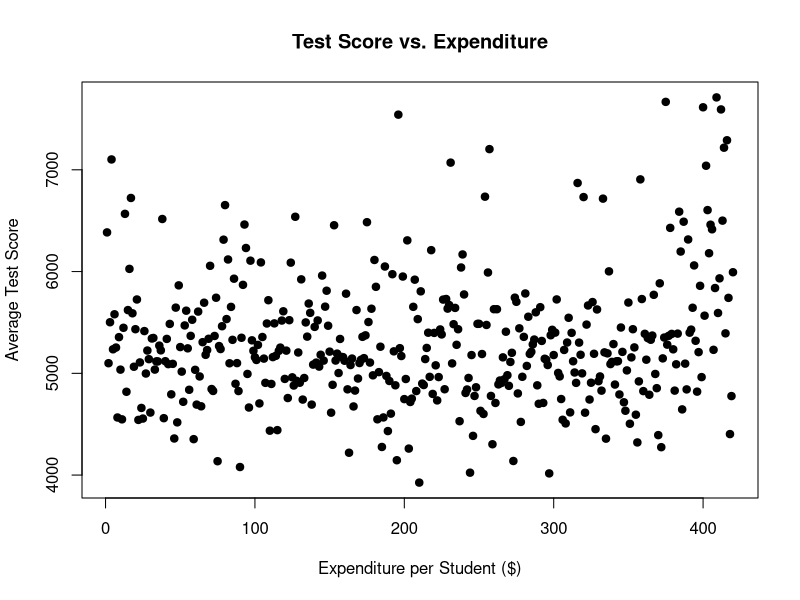
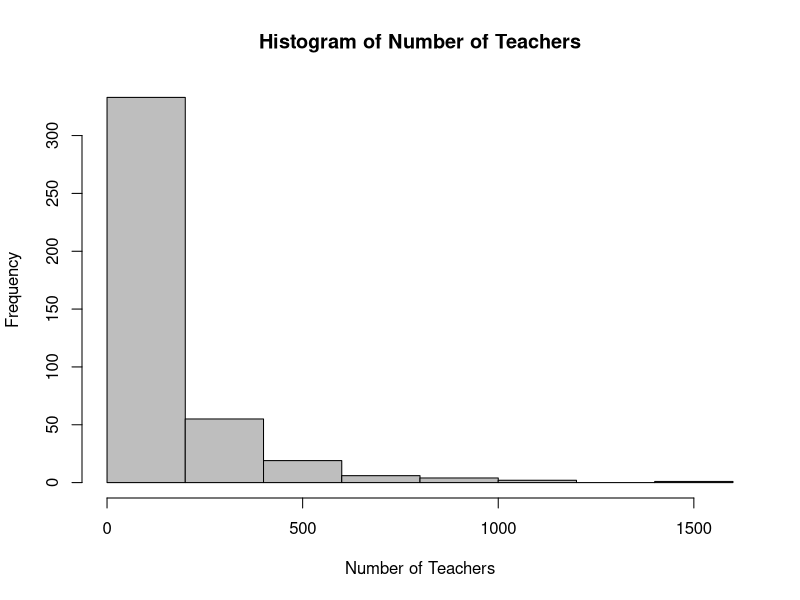
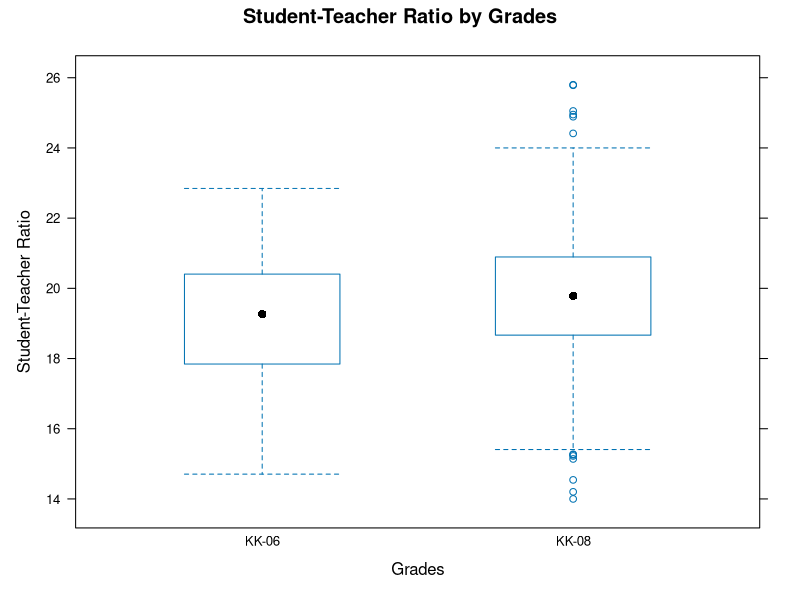
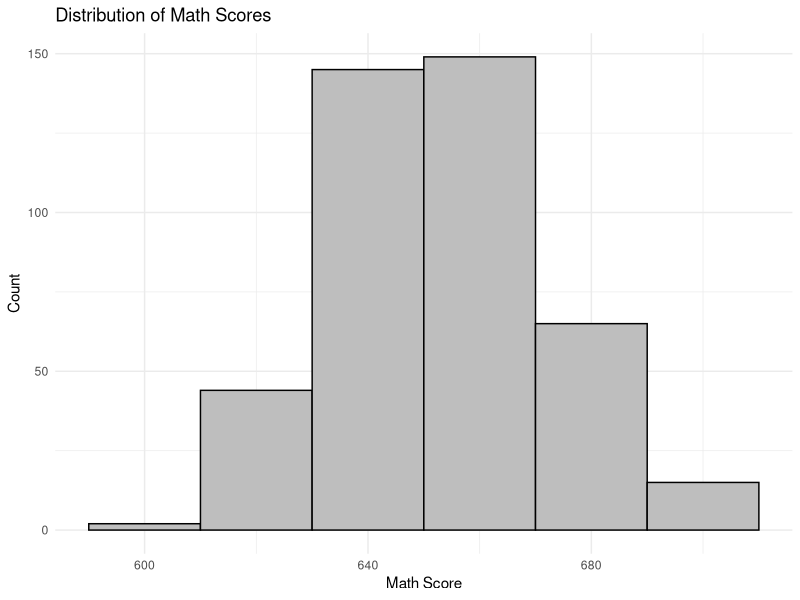

Source code (R) for these figures, in order:
# California Test Score Data
install.packages("AER")
library(AER)
data("CASchools", package = "AER")
head(CASchools)

# Task 1: Base R Graphics
# Scatterplot
plot(CASchools$expenditure, CASchools$testscr,
     main = "Test Score vs. Expenditure",
     xlab = "Expenditure per Student ($)",
     ylab = "Average Test Score",
     col  = "black",
     pch  = 19)

# Histogram: Distribution of Number of Teachers
hist(CASchools$teachers,
     main = "Histogram of Number of Teachers",
     xlab = "Number of Teachers",
     col  = "grey",
     border = "black")

# Task 2: Lattice Graphics
library(lattice)
CASchools$str <- CASchools$students / CASchools$teachers

# Boxplot: Student-Teacher Ratio by Grades
bwplot(str ~ grades,
       data = CASchools,
       main = "Student-Teacher Ratio by Grades",
       xlab = "Grades",
       ylab = "Student-Teacher Ratio",
       col = "black")

# Task 3: ggplot2
library(ggplot2)

# Histogram of average math scores
ggplot(CASchools, aes(x = math)) +
  geom_histogram(binwidth = 20, fill = "grey", color = "black") +
  labs(title = "Distribution of Math Scores",
       x = "Math Score",
       y = "Count") +
  theme_minimal()
